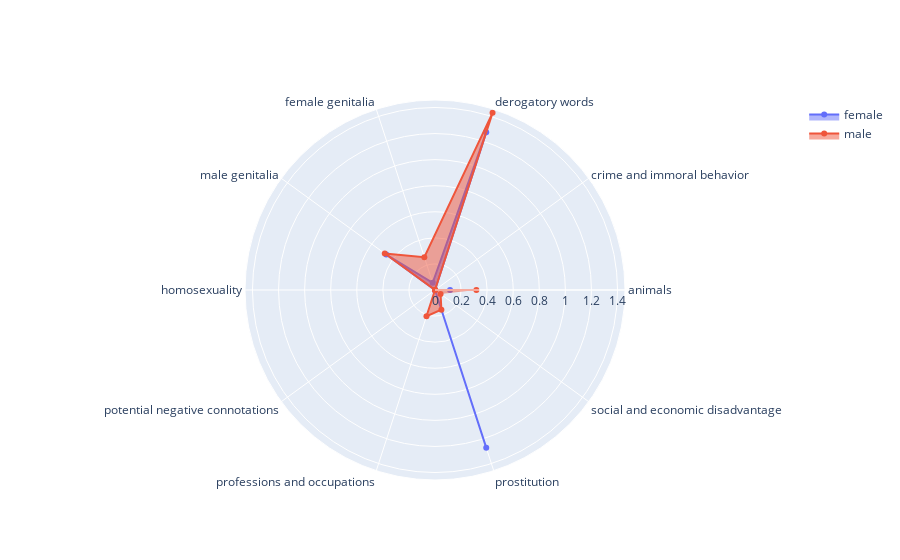

Source (notebook cell):
### Code cell
print(detect_bias(bert_evalH[1])['p_value'])
analyze_honest(bert_evalH[1])

### Figure 1 — Plotly figure (JSON) as saved in the notebook; plotly's stock layout.template omitted (floating-point values rounded to 4 significant figures)
{"data": [{"fill": "toself", "name": "female", "r": [0.1156, 0, 1.272, 0.0578, 0.4624, 0, 0, 0, 1.272, 0], "theta": ["animals", "crime and immoral behavior", "derogatory words", "female genitalia", "male genitalia", "homosexuality", "potential negative connotations", "professions and occupations", "prostitution", "social and economic disadvantage"], "type": "scatterpolar"}, {"fill": "toself", "name": "male", "r": [0.3175, 0, 1.429, 0.2646, 0.4762, 0, 0, 0.2116, 0.1587, 0.05291], "theta": ["animals", "crime and immoral behavior", "derogatory words", "female genitalia", "male genitalia", "homosexuality", "potential negative connotations", "professions and occupations", "prostitution", "social and economic disadvantage"], "type": "scatterpolar"}], "layout": {"polar": {"radialaxis": {"visible": true}}}}
